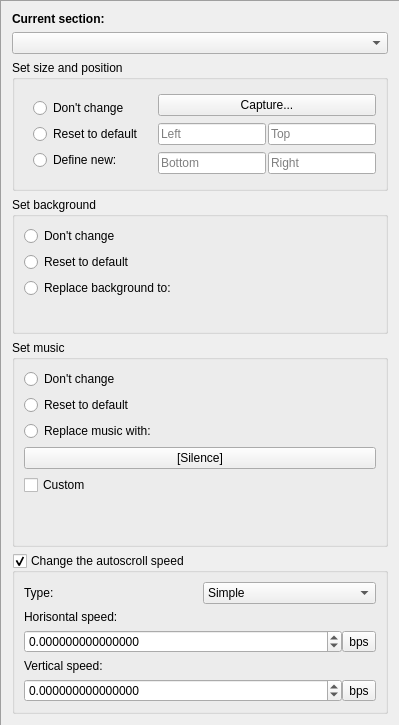
       <widget class="QFrame" name="SectionSettings_area">
        <property name="frameShape">
         <enum>QFrame::Panel</enum>
        </property>
        <property name="frameShadow">
         <enum>QFrame::Sunken</enum>
        </property>
        <layout class="QVBoxLayout" name="verticalLayout_2">
         <item>
          <widget class="QLabel" name="label_28">
           <property name="font">
            <font>
             <weight>75</weight>
             <bold>true</bold>
            </font>
           </property>
           <property name="text">
            <string>Current section:</string>
           </property>
          </widget>
         </item>
         <item>
          <widget class="QComboBox" name="LVLEvent_Sct_list">
           <property name="mouseTracking">
            <bool>false</bool>
           </property>
           <property name="focusPolicy">
            <enum>Qt::ClickFocus</enum>
           </property>
          </widget>
         </item>
         <item>
          <widget class="QGroupBox" name="SectionSize">
           <property name="title">
            <string>Set size and position</string>
           </property>
           <layout class="QGridLayout" name="gridLayout_6">
            <property name="sizeConstraint">
             <enum>QLayout::SetMinimumSize</enum>
            </property>
            <item row="0" column="1" rowspan="3" colspan="2">
             <widget class="QFrame" name="frame_2">
              <property name="frameShape">
               <enum>QFrame::NoFrame</enum>
              </property>
              <property name="frameShadow">
               <enum>QFrame::Plain</enum>
              </property>
              <layout class="QGridLayout" name="gridLayout_5">
               <property name="sizeConstraint">
                <enum>QLayout::SetMinimumSize</enum>
               </property>
               <property name="leftMargin">
                <number>0</number>
               </property>
               <property name="topMargin">
                <number>0</number>
               </property>
               <property name="rightMargin">
                <number>0</number>
               </property>
               <property name="bottomMargin">
                <number>0</number>
               </property>
               <property name="spacing">
                <number>2</number>
               </property>
               <item row="2" column="1">
                <widget class="QLineEdit" name="LVLEvent_SctSize_top">
                 <property name="minimumSize">
                  <size>
                   <width>0</width>
                   <height>18</height>
                  </size>
                 </property>
                 <property name="toolTip">
                  <string>Top</string>
                 </property>
                 <property name="placeholderText">
                  <string>Top</string>
                 </property>
                </widget>
               </item>
               <item row="4" column="0">
                <widget class="QLineEdit" name="LVLEvent_SctSize_bottom">
                 <property name="minimumSize">
                  <size>
                   <width>0</width>
                   <height>18</height>
                  </size>
                 </property>
                 <property name="toolTip">
                  <string>Bottom</string>
                 </property>
                 <property name="placeholderText">
                  <string>Bottom</string>
                 </property>
                </widget>
               </item>
               <item row="2" column="0">
                <widget class="QLineEdit" name="LVLEvent_SctSize_left">
                 <property name="minimumSize">
                  <size>
                   <width>0</width>
                   <height>18</height>
                  </size>
                 </property>
                 <property name="toolTip">
                  <string>Left</string>
                 </property>
                 <property name="placeholderText">
                  <string>Left</string>
                 </property>
                </widget>
               </item>
               <item row="4" column="1">
                <widget class="QLineEdit" name="LVLEvent_SctSize_right">
                 <property name="minimumSize">
                  <size>
                   <width>0</width>
                   <height>18</height>
                  </size>
                 </property>
                 <property name="toolTip">
                  <string>Right</string>
                 </property>
                 <property name="placeholderText">
                  <string>Right</string>
                 </property>
                </widget>
               </item>
               <item row="0" column="0" colspan="2">
                <widget class="QPushButton" name="LVLEvent_SctSize_Set">
                 <property name="minimumSize">
                  <size>
                   <width>0</width>
                   <height>0</height>
                  </size>
                 </property>
                 <property name="text">
                  <string>Capture...</string>
                 </property>
                </widget>
               </item>
              </layout>
             </widget>
            </item>
            <item row="0" column="0" rowspan="3">
             <widget class="QFrame" name="frame_3">
              <property name="frameShape">
               <enum>QFrame::NoFrame</enum>
              </property>
              <property name="frameShadow">
               <enum>QFrame::Plain</enum>
              </property>
              <property name="lineWidth">
               <number>0</number>
              </property>
              <layout class="QVBoxLayout" name="verticalLayout_3">
               <property name="sizeConstraint">
                <enum>QLayout::SetMinimumSize</enum>
               </property>
               <item>
                <widget class="QRadioButton" name="LVLEvent_SctSize_none">
                 <property name="text">
                  <string>Don't change</string>
                 </property>
                </widget>
               </item>
               <item>
                <widget class="QRadioButton" name="LVLEvent_SctSize_reset">
                 <property name="text">
                  <string>Reset to default</string>
                 </property>
                </widget>
               </item>
               <item>
                <widget class="QRadioButton" name="LVLEvent_SctSize_define">
                 <property name="text">
                  <string>Define new:</string>
                 </property>
                </widget>
               </item>
              </layout>
             </widget>
            </item>
           </layout>
          </widget>
         </item>
         <item>
          <widget class="QGroupBox" name="SectionBG">
           <property name="maximumSize">
            <size>
             <width>16777215</width>
             <height>200</height>
            </size>
           </property>
           <property name="title">
            <string>Set background</string>
           </property>
           <layout class="QVBoxLayout" name="verticalLayout_6">
            <property name="sizeConstraint">
             <enum>QLayout::SetMinimumSize</enum>
            </property>
            <item>
             <widget class="QRadioButton" name="LVLEvent_SctBg_none">
              <property name="text">
               <string>Don't change</string>
              </property>
             </widget>
            </item>
            <item>
             <widget class="QRadioButton" name="LVLEvent_SctBg_reset">
              <property name="text">
               <string>Reset to default</string>
              </property>
             </widget>
            </item>
            <item>
             <widget class="QRadioButton" name="LVLEvent_SctBg_define">
              <property name="text">
               <string>Replace background to:</string>
              </property>
             </widget>
            </item>
            <item>
             <widget class="ImageSelector" name="sctBg_image" native="true">
              <property name="minimumSize">
               <size>
                <width>0</width>
                <height>18</height>
               </size>
              </property>
             </widget>
            </item>
           </layout>
          </widget>
         </item>
         <item>
          <widget class="QGroupBox" name="SectionMusic">
           <property name="sizePolicy">
            <sizepolicy hsizetype="Preferred" vsizetype="Preferred">
             <horstretch>0</horstretch>
             <verstretch>0</verstretch>
            </sizepolicy>
           </property>
           <property name="title">
            <string>Set music</string>
           </property>
           <layout class="QVBoxLayout" name="verticalLayout_5">
            <property name="sizeConstraint">
             <enum>QLayout::SetMinimumSize</enum>
            </property>
            <item>
             <widget class="QRadioButton" name="LVLEvent_SctMus_none">
              <property name="text">
               <string>Don't change</string>
              </property>
             </widget>
            </item>
            <item>
             <widget class="QRadioButton" name="LVLEvent_SctMus_reset">
              <property name="text">
               <string>Reset to default</string>
              </property>
             </widget>
            </item>
            <item>
             <widget class="QRadioButton" name="LVLEvent_SctMus_define">
              <property name="text">
               <string>Replace music with:</string>
              </property>
             </widget>
            </item>
            <item>
             <widget class="QPushButton" name="LVLEventSctMusList">
              <property name="enabled">
               <bool>true</bool>
              </property>
              <property name="text">
               <string>[Silence]</string>
              </property>
             </widget>
            </item>
            <item>
             <widget class="QCheckBox" name="LVLEventSctMusCustomCheckbox">
              <property name="enabled">
               <bool>true</bool>
              </property>
              <property name="text">
               <string>Custom</string>
              </property>
             </widget>
            </item>
            <item>
             <spacer name="verticalSpacer_7">
              <property name="orientation">
               <enum>Qt::Vertical</enum>
              </property>
              <property name="sizeType">
               <enum>QSizePolicy::Ignored</enum>
              </property>
              <property name="sizeHint" stdset="0">
               <size>
                <width>20</width>
                <height>40</height>
               </size>
              </property>
             </spacer>
            </item>
           </layout>
          </widget>
         </item>
         <item>
          <widget class="QGroupBox" name="sectionAutoscroll">
           <property name="title">
            <string>Change the autoscroll speed</string>
           </property>
           <property name="checkable">
            <bool>true</bool>
           </property>
           <layout class="QGridLayout" name="gridLayout_10" columnstretch="0,0">
            <item row="1" column="0" colspan="2">
             <widget class="QFrame" name="autoscrollSimple">
              <property name="frameShape">
               <enum>QFrame::NoFrame</enum>
              </property>
              <layout class="QGridLayout" name="gridLayout_11">
               <property name="leftMargin">
                <number>0</number>
               </property>
               <property name="topMargin">
                <number>0</number>
               </property>
               <property name="rightMargin">
                <number>0</number>
               </property>
               <property name="bottomMargin">
                <number>0</number>
               </property>
               <property name="horizontalSpacing">
                <number>0</number>
               </property>
               <item row="0" column="0" colspan="2">
                <widget class="QLabel" name="label_26">
                 <property name="text">
                  <string>Horisontal speed:</string>
                 </property>
                </widget>
               </item>
               <item row="1" column="0">
                <widget class="QDoubleSpinBox" name="simpleAutoscrollH">
                 <property name="mouseTracking">
                  <bool>false</bool>
                 </property>
                 <property name="focusPolicy">
                  <enum>Qt::ClickFocus</enum>
                 </property>
                 <property name="decimals">
                  <number>15</number>
                 </property>
                 <property name="minimum">
                  <double>-99999999.000000000000000</double>
                 </property>
                 <property name="maximum">
                  <double>9999999.000000000000000</double>
                 </property>
                </widget>
               </item>
               <item row="1" column="1">
                <widget class="QToolButton" name="simpleAutoscrollH_BPS">
                 <property name="text">
                  <string>bps</string>
                 </property>
                </widget>
               </item>
               <item row="2" column="0" colspan="2">
                <widget class="QLabel" name="label_29">
                 <property name="text">
                  <string>Vertical speed:</string>
                 </property>
                </widget>
               </item>
               <item row="3" column="0">
                <widget class="QDoubleSpinBox" name="simpleAutoscrollV">
                 <property name="mouseTracking">
                  <bool>false</bool>
                 </property>
                 <property name="focusPolicy">
                  <enum>Qt::ClickFocus</enum>
                 </property>
                 <property name="decimals">
                  <number>15</number>
                 </property>
                 <property name="minimum">
                  <double>-99999999.000000000000000</double>
                 </property>
                 <property name="maximum">
                  <double>9999999.000000000000000</double>
                 </property>
                </widget>
               </item>
               <item row="3" column="1">
                <widget class="QToolButton" name="simpleAutoscrollV_BPS">
                 <property name="text">
                  <string>bps</string>
                 </property>
                </widget>
               </item>
              </layout>
             </widget>
            </item>
            <item row="0" column="1">
             <widget class="QComboBox" name="autoscrollType">
              <item>
               <property name="text">
                <string comment="Simple autoscrolling">Simple</string>
               </property>
              </item>
              <item>
               <property name="text">
                <string comment="Advanced autoscrolling (draw custom path)">Advanced</string>
               </property>
              </item>
             </widget>
            </item>
            <item row="0" column="0">
             <widget class="QLabel" name="label">
              <property name="text">
               <string comment="Autoscroll type">Type:</string>
              </property>
             </widget>
            </item>
           </layout>
          </widget>
         </item>
        </layout>
       </widget>
